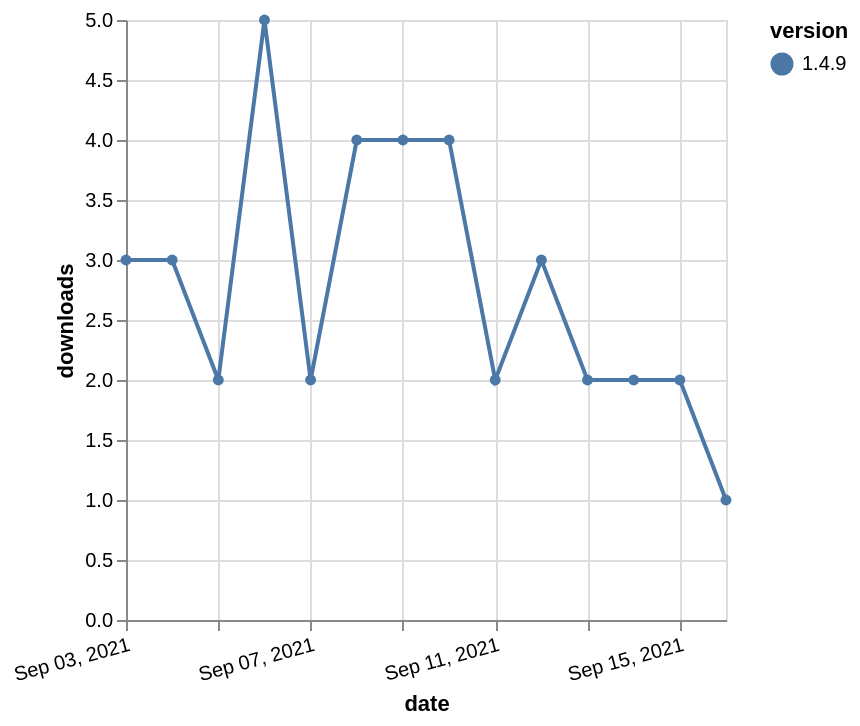

The Vega-Lite source for this figure:
### Vega-Lite specification from a JSON file in a GitHub repository (floating-point values rounded to 4 significant figures)
{"$schema": "https://vega.github.io/schema/vega-lite/v5.json", "description": "A simple bar chart with embedded data.", "data": {"values": [{"date": "2021-09-03", "total": 3052, "delta": 3, "version": "1.4.9"}, {"date": "2021-09-04", "total": 3055, "delta": 3, "version": "1.4.9"}, {"date": "2021-09-05", "total": 3057, "delta": 2, "version": "1.4.9"}, {"date": "2021-09-06", "total": 3062, "delta": 5, "version": "1.4.9"}, {"date": "2021-09-07", "total": 3064, "delta": 2, "version": "1.4.9"}, {"date": "2021-09-08", "total": 3068, "delta": 4, "version": "1.4.9"}, {"date": "2021-09-09", "total": 3072, "delta": 4, "version": "1.4.9"}, {"date": "2021-09-10", "total": 3076, "delta": 4, "version": "1.4.9"}, {"date": "2021-09-11", "total": 3078, "delta": 2, "version": "1.4.9"}, {"date": "2021-09-12", "total": 3081, "delta": 3, "version": "1.4.9"}, {"date": "2021-09-13", "total": 3083, "delta": 2, "version": "1.4.9"}, {"date": "2021-09-14", "total": 3085, "delta": 2, "version": "1.4.9"}, {"date": "2021-09-15", "total": 3087, "delta": 2, "version": "1.4.9"}, {"date": "2021-09-16", "total": 3088, "delta": 1, "version": "1.4.9"}]}, "width": "container", "mark": {"type": "line", "point": {"filled": true}}, "encoding": {"x": {"field": "date", "type": "temporal", "timeUnit": "yearmonthdate", "title": "date", "axis": {"labelAngle": -15}}, "y": {"field": "delta", "type": "quantitative", "title": "downloads"}, "color": {"field": "version", "type": "nominal"}, "tooltip": {"field": "delta"}}}
